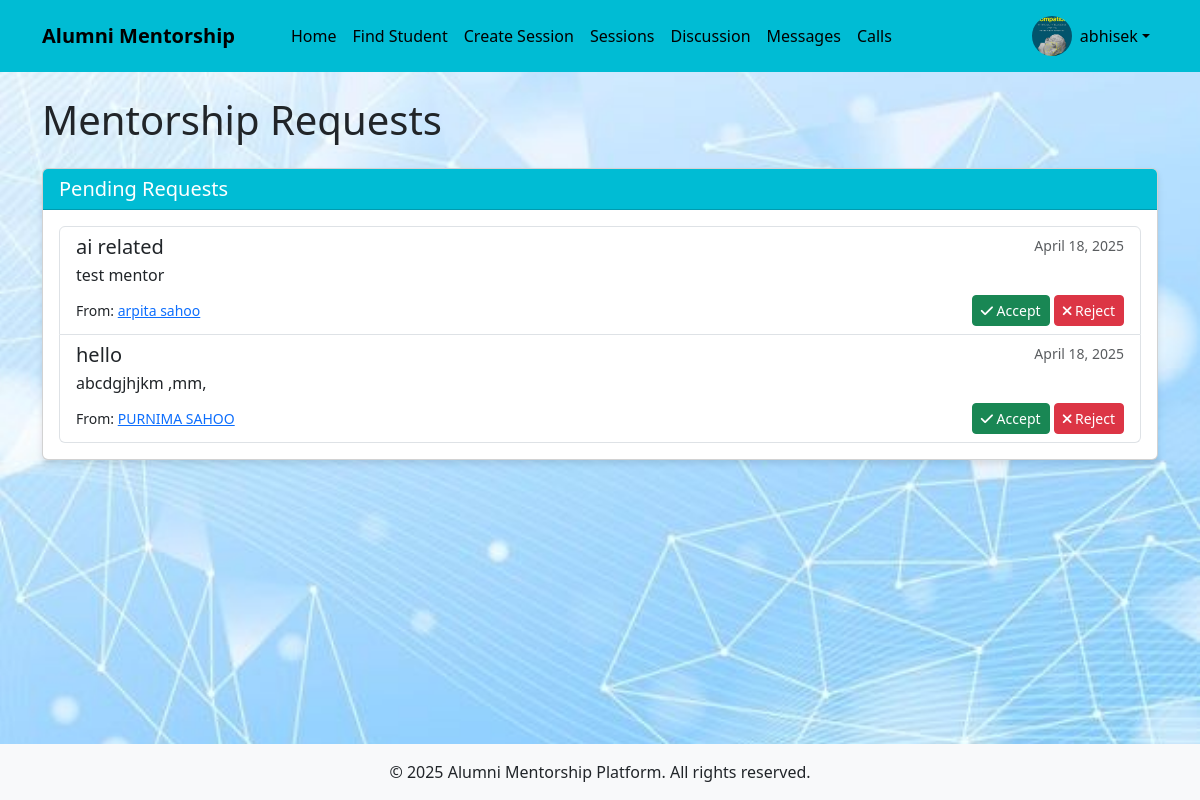
Before: /mentorship/requests/ (signed in) with the older database file.
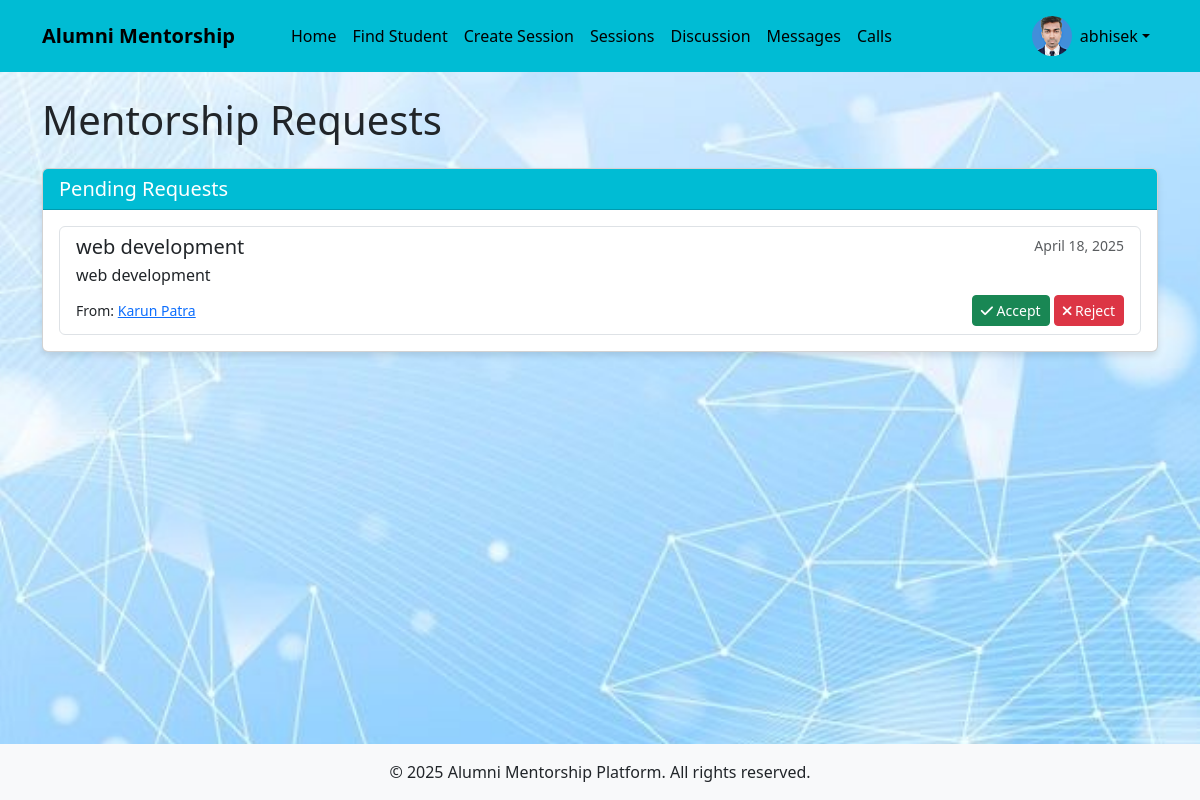
After: the same page with the newer database file.
### users/models.py (models this page shows, shortened)
class CustomUser(AbstractUser):
    USER_TYPE_CHOICES = (
        ('student', 'Student'),
        ('alumni', 'Alumni'),
    )
    user_type = models.CharField(max_length=10, choices=USER_TYPE_CHOICES)
    bio = models.TextField(blank=True)
    profile_picture = models.ImageField(upload_to='profile_pics/', blank=True, null=True)
    graduation_year = models.IntegerField(null=True, blank=True)
    company = models.CharField(max_length=100, blank=True)
    position = models.CharField(max_length=100, blank=True)
    industry = models.CharField(max_length=100, blank=True)
    course = models.CharField(max_length=100, blank=True)
    year_of_study = models.IntegerField(null=True, blank=True)

### mentorship/models.py (models this page shows, shortened)
class MentorshipSession(models.Model):
    STATUS_CHOICES = (
        ('pending', 'Pending'),
        ('accepted', 'Accepted'),
        ('rejected', 'Rejected'),
        ('completed', 'Completed'),
    )
    mentor = models.ForeignKey(CustomUser, on_delete=models.CASCADE, related_name='mentor_sessions')
    mentee = models.ForeignKey(CustomUser, on_delete=models.CASCADE, related_name='mentee_sessions')
    title = models.CharField(max_length=200)
    description = models.TextField()
    status = models.CharField(max_length=10, choices=STATUS_CHOICES, default='pending')
    created_at = models.DateTimeField(auto_now_add=True)
    updated_at = models.DateTimeField(auto_now=True)

### mentorship/views.py (the view)
# urls.py: path('requests/', views.mentorship_requests, name='mentorship_requests'),
@login_required
def mentorship_requests(request):
    user = request.user
    if user.user_type == 'alumni':
        pending_requests = MentorshipSession.objects.filter(mentor=user, status='pending')
        is_mentor = True
    else:
        pending_requests = MentorshipSession.objects.filter(mentee=user)
        is_mentor = False
    for session in pending_requests:
        session.has_feedback = session.feedbacks.filter(reviewer=user).exists()
    context = {
        'requests': pending_requests,
        'is_mentor': is_mentor,
        'user': user,
    }
    return render(request, 'mentorship/mentorship_requests.html', context)

### templates/mentorship/mentorship_requests.html (shortened to what this page needs)
{% extends 'base.html' %}
{% block content %}
<h1 class="mb-4">
    {% if is_mentor %}
        Mentorship Requests
    {% else %}
        Your Mentorship Requests
    {% endif %}
</h1>
<div class="card">
    <div class="card-header  text-white">
        <h5 class="card-title mb-0">
            {% if is_mentor %}
                Pending Requests
            {% else %}
                Your Requests
            {% endif %}
        </h5>
    </div>
    <div class="card-body">
        {% if requests %}
            <div class="list-group">
                {% for request in requests %}
                    <div class="list-group-item list-group-item-action">
                        <div class="d-flex w-100 justify-content-between">
                            <h5 class="mb-1">{{ request.title }}</h5>
                            <small class="text-muted">{{ request.created_at|date }}</small>
                        </div>
                        <p class="mb-1">{{ request.description }}</p>
                        <div class="d-flex justify-content-between align-items-center mt-2">
                            <small>
                                {% if is_mentor %}
                                    From: <a href="{% url 'user_detail' request.mentee.username %}">{{ request.mentee.get_full_name }}</a>
                                {% endif %}
                            </small>
                            {% if is_mentor and request.status == 'pending' %}
                                <div>
                                    <a href="{% url 'mentorship_action' request.id 'accept' %}" class="btn btn-sm btn-success">
                                        <i class="fas fa-check"></i> Accept
                                    </a>
                                    <a href="{% url 'mentorship_action' request.id 'reject' %}" class="btn btn-sm btn-danger">
                                        <i class="fas fa-times"></i> Reject
                                    </a>
                                </div>
                            {% endif %}
                        </div>
                    </div>
                {% endfor %}
            </div>
        {% endif %}
    </div>
</div>
{% endblock %}

### templates/base.html (shortened to what this page needs)
<!DOCTYPE html>
<html lang="en">
  <head>
    <link
      href="https://cdn.jsdelivr.net/npm/bootstrap@5.3.0/dist/css/bootstrap.min.css"
      rel="stylesheet"
    />
    <link
      rel="stylesheet"
      href="https://cdnjs.cloudflare.com/ajax/libs/font-awesome/6.0.0/css/all.min.css"
    />
  </head>
  <body>
    <header>
      <nav class="navbar navbar-expand-lg navbar-dark">
        <div class="container">
          <a class="navbar-brand" href="{% url 'home' %}">Alumni Mentorship</a>
          <div class="collapse navbar-collapse" id="navbarNav">
            <ul class="navbar-nav me-auto">
              {% if user.is_authenticated %}
              <li class="nav-item">
                <a class="nav-link" href="{% url 'home' %}">Home</a>
              </li>
              {% if user.user_type == 'student' %}
              <li class="nav-item">
                <a class="nav-link" href="{% url 'alumni_list' %}"
                  >Find Mentors</a
                >
              </li>
              {% else %}
              <li class="nav-item">
                <a class="nav-link" href="{% url 'student_list' %}"
                  >Find Student</a
                >
              </li>
              <li class="nav-item">
                <a class="nav-link" href="{% url 'create_group_session' %}"
                  >Create Session</a
                >
              </li>
              {% endif %}
              <li class="nav-item">
                <a class="nav-link" href="{% url 'group_sessions' %}"
                  > Sessions</a
                >
              </li>
              <li class="nav-item">
                <a class="nav-link" href="{% url 'topic_list' %}"
                  >Discussion </a
                >
              </li>
              <li class="nav-item">
                <a class="nav-link" href="{% url 'chat_list' %}">Messages</a>
              </li>
              <li class="nav-item">
                <a class="nav-link" href="{% url 'call_home' %}">Calls</a>
              </li>
              {% endif %}
            </ul>
            <ul class="navbar-nav">
              {% if user.is_authenticated %}
              <li class="nav-item dropdown">
                <a
                  class="nav-link dropdown-toggle d-flex align-items-center"
                  href="#"
                  id="navbarDropdown"
                  role="button"
                  data-bs-toggle="dropdown"
                >
                  {% if user.profile_picture %}
                  <img
                    src="{{ user.profile_picture.url }}"
                    alt="Profile"
                    class="profile-pic me-2"
                  />
                  {% else %}
                  <i
                    class="fas fa-user-circle me-2"
                    style="font-size: 1.5rem"
                  ></i>
                  {% endif %} {{ user.username }}
                </a>
              </li>
              {% endif %}
            </ul>
          </div>
        </div>
      </nav>
    </header>
    <main class="container py-4">
       {% block content %}{% endblock %}
    </main>
    <footer class="bg-light py-3 mt-auto">
      <div class="container text-center">
        <p class="mb-0">
          &copy; {% now "Y" %} Alumni Mentorship Platform. All rights reserved.
        </p>
      </div>
    </footer>
  </body>
</html>

Changed rows visible on the page:
no longer on this page (row edited): MentorshipSession: title "ai related", created_at "April 18, 2025", description "test mentor", mentee.get_full_name "arpita sahoo", status "pending" (drawn)
no longer on this page (row edited): MentorshipSession: title "hello", created_at "April 18, 2025", description "abcdgjhjkm ,mm,", mentee.get_full_name "PURNIMA SAHOO", status "pending" (drawn)
changed CustomUser "abhisek": profile_picture: a different picture
added MentorshipSession: title "web development", created_at "April 18, 2025", description "web development", mentee.get_full_name "Karun Patra", status "pending" (drawn)
